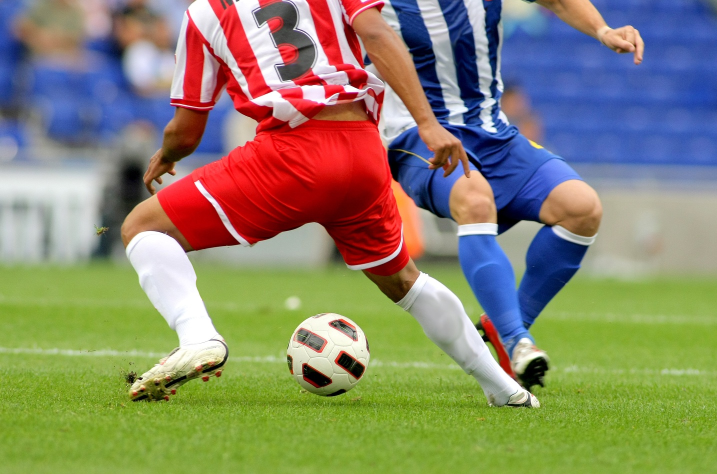
#> input picture python/opencv/day3/data1.jpg, 1434 x 948 px, found by its file name (shown at 1/2 size)
$ python ex7.py
#> lines starting #> are read from the running program, lines starting #| are printed output that depends on the picture; after the words box and inside, x2 and y2 are one past the last pixel; in counts of white or black regions, pixels touching at a corner belong together
import cv2
img=cv2.imread('./pn/opencv/day3/data1.jpg')
#> img is the input picture: shape (948, 1434, 3); mean B, G, R 107.2, 133.3, 136.9
ck_img=img[300:400,300:500,:]
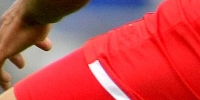
#> ck_img: shape (100, 200, 3); mean B, G, R 74.6, 71.9, 196.1
cv2.rectangle(img,(300,300),(500,400),(0,255,0),3)
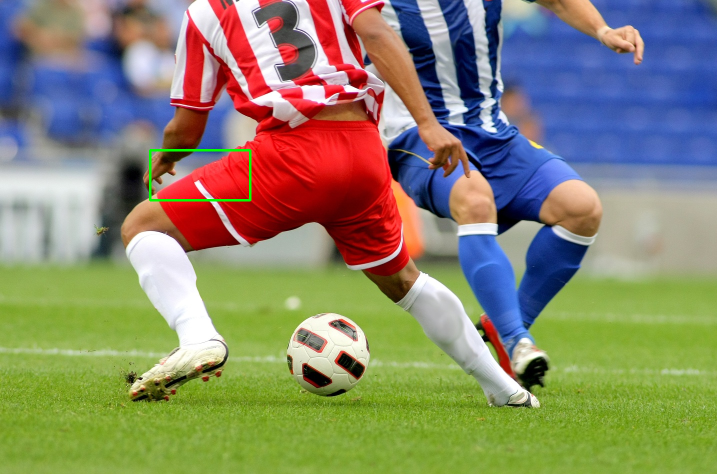
#> img: shape (948, 1434, 3) (shown at 1/2 size); 0.22% of pixels changed, all inside (x1, y1, x2, y2) = (298, 298, 503, 403)

im_re=cv2.resize(ck_img,(0,0),fx=5,fy=5,interpolation=cv2.INTER_NEAREST)
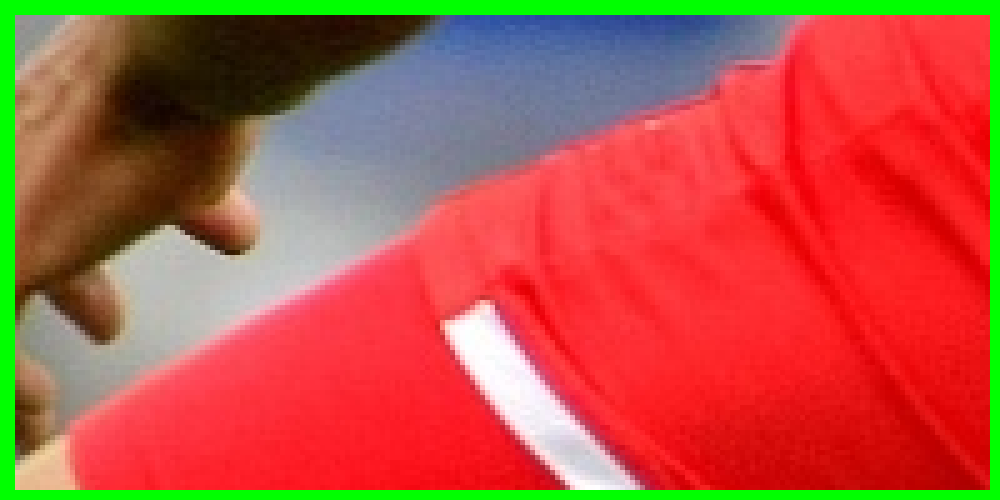
#> im_re: shape (500, 1000, 3); mean B, G, R 69.7, 85.9, 184
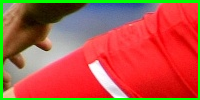
#> ck_img: shape (100, 200, 3); 7.38% of pixels changed, all inside (x1, y1, x2, y2) = (0, 0, 200, 100)
cv2.imshow('oj_img',img)
cv2.imshow('ck_img',im_re)
cv2.waitKey(0)

im_re=cv2.resize(ck_img,(0,0),fx=5,fy=5,interpolation=cv2.INTER_LINEAR)
cv2.imshow('ck_img',im_re)
cv2.waitKey(0)

im_re=cv2.resize(ck_img,(0,0),fx=5,fy=5,interpolation=cv2.INTER_CUBIC)
cv2.imshow('ck_img',im_re)
cv2.waitKey(0)
